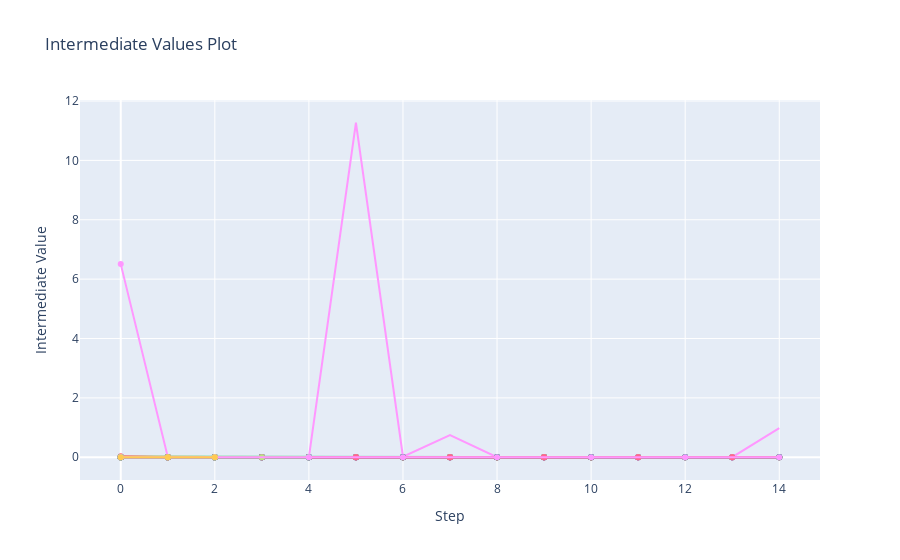

The notebook cell saved with this chart:
### Code cell
scope = PlotlyScope()

fig=optuna.visualization.plot_intermediate_values(study)
with open("figure2.svg", "wb") as f:
    f.write(scope.transform(fig, format="svg"))
fig

### Figure 1 — Plotly figure (JSON) as saved in the notebook; plotly's stock layout.template omitted (floating-point values rounded to 4 significant figures)
{"data": [{"marker": {"maxdisplayed": 10}, "mode": "lines+markers", "name": "Trial0", "type": "scatter", "x": [0, 1, 2, 3, 4, 5, 6, 7, 8, 9, 10, 11, 12, 13, 14], "y": [0.007201, 0.00571, 0.005719, 0.005734, 0.005721, 0.005723, 0.005727, 0.00577, 0.00579, 0.005732, 0.005711, 0.005718, 0.005735, 0.005734, 0.00576]}, {"marker": {"maxdisplayed": 10}, "mode": "lines+markers", "name": "Trial1", "type": "scatter", "x": [0, 1, 2, 3, 4, 5, 6, 7, 8, 9, 10, 11, 12, 13, 14], "y": [0.006535, 0.005276, 0.005002, 0.004832, 0.004744, 0.004834, 0.004452, 0.004537, 0.004541, 0.004553, 0.004374, 0.00428, 0.004549, 0.004458, 0.004387]}, {"marker": {"maxdisplayed": 10}, "mode": "lines+markers", "name": "Trial2", "type": "scatter", "x": [0, 1, 2, 3, 4, 5, 6, 7, 8, 9, 10, 11, 12, 13, 14], "y": [0.01504, 0.01119, 0.009513, 0.008635, 0.008136, 0.007825, 0.007565, 0.007415, 0.007298, 0.007187, 0.007104, 0.007066, 0.007048, 0.006975, 0.006925]}, {"marker": {"maxdisplayed": 10}, "mode": "lines+markers", "name": "Trial3", "type": "scatter", "x": [0, 1, 2, 3, 4, 5, 6, 7, 8, 9, 10, 11, 12, 13, 14], "y": [0.006669, 0.006403, 0.006399, 0.006381, 0.006419, 0.006398, 0.006401, 0.006389, 0.006364, 0.00641, 0.006399, 0.006403, 0.006412, 0.006401, 0.006396]}, {"marker": {"maxdisplayed": 10}, "mode": "lines+markers", "name": "Trial4", "type": "scatter", "x": [0, 1, 2, 3, 4, 5, 6, 7, 8, 9, 10, 11, 12, 13, 14], "y": [0.007128, 0.005654, 0.005177, 0.004925, 0.004747, 0.00461, 0.004509, 0.00444, 0.004387, 0.00435, 0.004296, 0.004283, 0.004245, 0.004221, 0.004215]}, {"marker": {"maxdisplayed": 10}, "mode": "lines+markers", "name": "Trial5", "type": "scatter", "x": [0, 1, 2, 3, 4, 5, 6, 7, 8, 9, 10, 11, 12, 13, 14], "y": [0.002873, 0.002539, 0.002516, 0.002531, 0.002542, 0.002535, 0.002526, 0.002525, 0.002536, 0.002531, 0.002526, 0.002545, 0.002564, 0.002519, 0.002517]}, {"marker": {"maxdisplayed": 10}, "mode": "lines+markers", "name": "Trial6", "type": "scatter", "x": [0, 1, 2, 3, 4, 5, 6, 7, 8, 9, 10, 11, 12, 13, 14], "y": [0.007793, 0.004942, 0.004443, 0.004255, 0.004146, 0.004073, 0.004018, 0.003987, 0.003972, 0.003974, 0.003969, 0.003979, 0.003961, 0.003955, 0.003961]}, {"marker": {"maxdisplayed": 10}, "mode": "lines+markers", "name": "Trial7", "type": "scatter", "x": [0, 1, 2, 3, 4], "y": [0.006572, 0.006429, 0.006412, 0.00642, 0.006377]}, {"marker": {"maxdisplayed": 10}, "mode": "lines+markers", "name": "Trial8", "type": "scatter", "x": [0, 1, 2, 3, 4, 5, 6, 7, 8, 9, 10, 11, 12, 13, 14], "y": [6.506, 0.01045, 0.002987, 0.006291, 0.003138, 11.27, 0.01964, 0.7503, 0.002978, 0.002968, 0.002962, 0.01582, 0.003587, 0.003017, 0.005159]}, {"marker": {"maxdisplayed": 10}, "mode": "lines+markers", "name": "Trial9", "type": "scatter", "x": [0, 1, 2, 3, 4], "y": [0.006347, 0.004877, 0.004821, 0.00482, 0.00478]}, {"marker": {"maxdisplayed": 10}, "mode": "lines+markers", "name": "Trial10", "type": "scatter", "x": [0, 1, 2, 3, 4], "y": [0.005727, 0.005429, 0.005194, 0.005026, 0.004886]}, {"marker": {"maxdisplayed": 10}, "mode": "lines+markers", "name": "Trial11", "type": "scatter", "x": [0, 1, 2, 3, 4, 5, 6, 7, 8, 9, 10], "y": [0.004787, 0.004677, 0.004702, 0.004677, 0.004674, 0.004684, 0.004685, 0.004675, 0.004687, 0.004679, 0.004678]}, {"marker": {"maxdisplayed": 10}, "mode": "lines+markers", "name": "Trial12", "type": "scatter", "x": [0, 1, 2, 3, 4, 5, 6, 7, 8, 9, 10], "y": [0.006043, 0.004317, 0.003883, 0.003763, 0.003768, 0.003772, 0.003801, 0.003817, 0.003803, 0.003801, 0.003784]}, {"marker": {"maxdisplayed": 10}, "mode": "lines+markers", "name": "Trial13", "type": "scatter", "x": [0, 1, 2], "y": [0.00801, 0.006923, 0.006851]}, {"marker": {"maxdisplayed": 10}, "mode": "lines+markers", "name": "Trial14", "type": "scatter", "x": [0, 1, 2, 3, 4, 5, 6, 7, 8, 9, 10], "y": [0.005528, 0.004648, 0.004636, 0.004631, 0.004602, 0.004575, 0.00456, 0.004546, 0.004544, 0.004573, 0.004555]}, {"marker": {"maxdisplayed": 10}, "mode": "lines+markers", "name": "Trial15", "type": "scatter", "x": [0, 1, 2, 3, 4], "y": [0.008154, 0.008333, 0.008347, 0.008319, 0.008323]}, {"marker": {"maxdisplayed": 10}, "mode": "lines+markers", "name": "Trial16", "type": "scatter", "x": [0, 1, 2, 3, 4, 5, 6, 7, 8, 9, 10], "y": [0.003971, 0.003943, 0.003925, 0.003936, 0.003961, 0.003925, 0.003902, 0.003938, 0.003947, 0.003907, 0.003925]}, {"marker": {"maxdisplayed": 10}, "mode": "lines+markers", "name": "Trial17", "type": "scatter", "x": [0, 1, 2], "y": [0.01239, 0.01077, 0.01063]}, {"marker": {"maxdisplayed": 10}, "mode": "lines+markers", "name": "Trial18", "type": "scatter", "x": [0, 1, 2, 3, 4, 5, 6, 7, 8, 9, 10, 11, 12, 13, 14], "y": [0.002643, 0.002591, 0.002587, 0.002593, 0.002596, 0.002602, 0.00261, 0.002598, 0.002594, 0.002595, 0.002593, 0.002608, 0.0026, 0.002605, 0.002596]}, {"marker": {"maxdisplayed": 10}, "mode": "lines+markers", "name": "Trial19", "type": "scatter", "x": [0, 1, 2], "y": [0.008147, 0.008117, 0.008148]}, {"marker": {"maxdisplayed": 10}, "mode": "lines+markers", "name": "Trial20", "type": "scatter", "x": [0, 1, 2, 3, 4, 5, 6, 7, 8, 9, 10, 11, 12, 13, 14], "y": [0.003957, 0.003925, 0.003928, 0.003923, 0.003928, 0.003925, 0.003927, 0.003939, 0.003959, 0.003923, 0.003917, 0.003895, 0.003917, 0.003937, 0.003917]}, {"marker": {"maxdisplayed": 10}, "mode": "lines+markers", "name": "Trial21", "type": "scatter", "x": [0, 1, 2, 3, 4], "y": [0.007897, 0.006259, 0.00585, 0.005763, 0.005711]}, {"marker": {"maxdisplayed": 10}, "mode": "lines+markers", "name": "Trial22", "type": "scatter", "x": [0, 1, 2, 3, 4, 5, 6, 7, 8, 9, 10, 11, 12, 13, 14], "y": [0.002316, 0.001643, 0.001511, 0.001425, 0.001332, 0.001307, 0.001272, 0.00125, 0.001233, 0.001224, 0.001199, 0.001157, 0.001136, 0.001143, 0.001129]}, {"marker": {"maxdisplayed": 10}, "mode": "lines+markers", "name": "Trial23", "type": "scatter", "x": [0, 1, 2, 3, 4, 5, 6, 7, 8, 9, 10, 11, 12, 13, 14], "y": [0.002568, 0.001987, 0.001884, 0.001851, 0.001823, 0.001858, 0.001825, 0.001797, 0.001788, 0.001828, 0.001785, 0.001748, 0.001774, 0.001756, 0.001752]}, {"marker": {"maxdisplayed": 10}, "mode": "lines+markers", "name": "Trial24", "type": "scatter", "x": [0, 1, 2, 3, 4], "y": [0.02175, 0.007036, 0.007027, 0.007056, 0.00703]}, {"marker": {"maxdisplayed": 10}, "mode": "lines+markers", "name": "Trial25", "type": "scatter", "x": [0, 1, 2, 3, 4, 5, 6, 7, 8, 9, 10], "y": [0.005214, 0.004945, 0.004738, 0.004593, 0.004475, 0.004405, 0.004332, 0.004289, 0.00425, 0.004219, 0.004213]}, {"marker": {"maxdisplayed": 10}, "mode": "lines+markers", "name": "Trial26", "type": "scatter", "x": [0, 1, 2, 3, 4, 5, 6, 7, 8, 9, 10, 11, 12, 13, 14], "y": [0.003169, 0.001848, 0.001587, 0.001463, 0.001393, 0.001315, 0.001245, 0.001202, 0.001158, 0.001132, 0.001106, 0.001101, 0.001071, 0.001062, 0.001049]}, {"marker": {"maxdisplayed": 10}, "mode": "lines+markers", "name": "Trial27", "type": "scatter", "x": [0, 1, 2, 3, 4, 5, 6, 7, 8, 9, 10], "y": [0.01774, 0.01158, 0.009851, 0.009333, 0.009202, 0.00919, 0.009181, 0.009195, 0.009204, 0.009204, 0.009206]}, {"marker": {"maxdisplayed": 10}, "mode": "lines+markers", "name": "Trial28", "type": "scatter", "x": [0, 1, 2, 3, 4, 5, 6, 7, 8, 9, 10, 11, 12, 13, 14], "y": [0.002828, 0.00172, 0.001493, 0.001383, 0.001288, 0.001231, 0.001193, 0.001179, 0.00113, 0.001108, 0.001091, 0.001082, 0.001054, 0.001027, 0.001027]}, {"marker": {"maxdisplayed": 10}, "mode": "lines+markers", "name": "Trial29", "type": "scatter", "x": [0, 1, 2, 3, 4], "y": [0.002573, 0.002259, 0.002146, 0.002088, 0.002074]}, {"marker": {"maxdisplayed": 10}, "mode": "lines+markers", "name": "Trial30", "type": "scatter", "x": [0, 1, 2, 3, 4, 5, 6, 7, 8, 9, 10], "y": [0.005081, 0.004644, 0.004415, 0.00428, 0.004212, 0.004167, 0.004145, 0.004144, 0.00412, 0.004113, 0.004122]}, {"marker": {"maxdisplayed": 10}, "mode": "lines+markers", "name": "Trial31", "type": "scatter", "x": [0, 1, 2, 3, 4, 5, 6, 7, 8, 9, 10], "y": [0.004992, 0.004654, 0.004669, 0.00467, 0.004658, 0.004697, 0.004664, 0.004661, 0.004664, 0.004664, 0.004673]}, {"marker": {"maxdisplayed": 10}, "mode": "lines+markers", "name": "Trial32", "type": "scatter", "x": [0, 1, 2, 3, 4, 5, 6, 7, 8, 9, 10], "y": [0.002697, 0.002525, 0.002533, 0.002526, 0.002528, 0.002521, 0.002521, 0.002537, 0.002524, 0.002527, 0.002631]}, {"marker": {"maxdisplayed": 10}, "mode": "lines+markers", "name": "Trial33", "type": "scatter", "x": [0, 1, 2, 3, 4, 5, 6, 7, 8, 9, 10], "y": [0.01258, 0.01064, 0.01067, 0.01062, 0.01061, 0.01062, 0.01065, 0.01063, 0.0107, 0.0106, 0.01064]}, {"marker": {"maxdisplayed": 10}, "mode": "lines+markers", "name": "Trial34", "type": "scatter", "x": [0, 1, 2, 3, 4, 5, 6, 7, 8, 9, 10], "y": [0.00511, 0.004271, 0.004239, 0.003943, 0.003795, 0.003795, 0.003801, 0.003824, 0.003818, 0.003804, 0.003794]}, {"marker": {"maxdisplayed": 10}, "mode": "lines+markers", "name": "Trial35", "type": "scatter", "x": [0, 1, 2, 3, 4, 5, 6, 7, 8, 9, 10, 11, 12, 13, 14], "y": [0.003153, 0.001872, 0.001592, 0.001449, 0.001371, 0.001303, 0.001257, 0.001196, 0.001177, 0.001132, 0.001115, 0.001108, 0.001073, 0.001064, 0.001038]}, {"marker": {"maxdisplayed": 10}, "mode": "lines+markers", "name": "Trial36", "type": "scatter", "x": [0, 1, 2], "y": [0.002903, 0.002526, 0.002543]}, {"marker": {"maxdisplayed": 10}, "mode": "lines+markers", "name": "Trial37", "type": "scatter", "x": [0, 1, 2], "y": [0.005065, 0.004082, 0.004262]}, {"marker": {"maxdisplayed": 10}, "mode": "lines+markers", "name": "Trial38", "type": "scatter", "x": [0, 1, 2], "y": [0.00283, 0.002516, 0.002602]}, {"marker": {"maxdisplayed": 10}, "mode": "lines+markers", "name": "Trial39", "type": "scatter", "x": [0, 1, 2], "y": [0.004284, 0.002905, 0.002669]}, {"marker": {"maxdisplayed": 10}, "mode": "lines+markers", "name": "Trial40", "type": "scatter", "x": [0, 1, 2, 3, 4], "y": [0.006863, 0.005927, 0.005903, 0.005951, 0.006038]}, {"marker": {"maxdisplayed": 10}, "mode": "lines+markers", "name": "Trial41", "type": "scatter", "x": [0, 1, 2], "y": [0.004603, 0.004067, 0.004274]}, {"marker": {"maxdisplayed": 10}, "mode": "lines+markers", "name": "Trial42", "type": "scatter", "x": [0, 1, 2, 3, 4, 5, 6, 7, 8, 9, 10], "y": [0.003509, 0.002856, 0.002857, 0.002863, 0.002861, 0.002857, 0.002858, 0.002863, 0.002864, 0.002869, 0.002872]}, {"marker": {"maxdisplayed": 10}, "mode": "lines+markers", "name": "Trial43", "type": "scatter", "x": [0, 1, 2, 3, 4], "y": [0.005684, 0.005528, 0.005523, 0.00553, 0.005512]}, {"marker": {"maxdisplayed": 10}, "mode": "lines+markers", "name": "Trial44", "type": "scatter", "x": [0, 1, 2, 3, 4, 5, 6, 7, 8, 9, 10, 11, 12, 13, 14], "y": [0.003332, 0.001882, 0.001544, 0.001411, 0.001326, 0.00125, 0.001216, 0.001165, 0.001125, 0.001116, 0.001091, 0.001069, 0.001047, 0.001035, 0.001029]}, {"marker": {"maxdisplayed": 10}, "mode": "lines+markers", "name": "Trial45", "type": "scatter", "x": [0, 1, 2, 3, 4, 5, 6, 7, 8, 9, 10], "y": [0.005135, 0.005121, 0.004906, 0.005033, 0.005009, 0.004843, 0.004847, 0.004773, 0.005358, 0.00546, 0.005385]}, {"marker": {"maxdisplayed": 10}, "mode": "lines+markers", "name": "Trial46", "type": "scatter", "x": [0, 1, 2, 3, 4, 5, 6, 7, 8, 9, 10], "y": [0.003375, 0.002858, 0.002855, 0.002866, 0.00287, 0.002856, 0.002869, 0.002864, 0.00286, 0.00286, 0.002859]}, {"marker": {"maxdisplayed": 10}, "mode": "lines+markers", "name": "Trial47", "type": "scatter", "x": [0, 1, 2, 3, 4], "y": [0.002707, 0.002124, 0.001957, 0.001952, 0.001918]}, {"marker": {"maxdisplayed": 10}, "mode": "lines+markers", "name": "Trial48", "type": "scatter", "x": [0, 1, 2, 3, 4], "y": [0.00621, 0.004229, 0.004142, 0.00413, 0.004135]}, {"marker": {"maxdisplayed": 10}, "mode": "lines+markers", "name": "Trial49", "type": "scatter", "x": [0, 1, 2, 3, 4], "y": [0.005884, 0.005483, 0.00522, 0.005029, 0.004899]}, {"marker": {"maxdisplayed": 10}, "mode": "lines+markers", "name": "Trial50", "type": "scatter", "x": [0, 1, 2, 3, 4], "y": [0.003809, 0.002346, 0.001703, 0.001492, 0.001408]}, {"marker": {"maxdisplayed": 10}, "mode": "lines+markers", "name": "Trial51", "type": "scatter", "x": [0, 1, 2], "y": [0.0027, 0.002398, 0.002328]}, {"marker": {"maxdisplayed": 10}, "mode": "lines+markers", "name": "Trial52", "type": "scatter", "x": [0, 1, 2], "y": [0.003825, 0.003443, 0.003344]}, {"marker": {"maxdisplayed": 10}, "mode": "lines+markers", "name": "Trial53", "type": "scatter", "x": [0, 1, 2], "y": [0.003406, 0.002683, 0.002599]}, {"marker": {"maxdisplayed": 10}, "mode": "lines+markers", "name": "Trial54", "type": "scatter", "x": [0, 1, 2, 3, 4, 5, 6, 7, 8, 9, 10], "y": [0.006128, 0.005934, 0.005937, 0.005928, 0.005949, 0.005934, 0.005927, 0.005933, 0.005931, 0.005962, 0.005952]}, {"marker": {"maxdisplayed": 10}, "mode": "lines+markers", "name": "Trial55", "type": "scatter", "x": [0, 1, 2, 3, 4], "y": [0.005374, 0.004598, 0.004618, 0.004618, 0.004625]}, {"marker": {"maxdisplayed": 10}, "mode": "lines+markers", "name": "Trial56", "type": "scatter", "x": [0, 1, 2, 3, 4, 5, 6, 7, 8, 9, 10, 11, 12, 13, 14], "y": [0.002942, 0.002886, 0.002893, 0.00289, 0.002882, 0.002879, 0.002885, 0.002885, 0.002917, 0.002885, 0.002884, 0.00289, 0.002884, 0.002884, 0.002887]}, {"marker": {"maxdisplayed": 10}, "mode": "lines+markers", "name": "Trial57", "type": "scatter", "x": [0, 1, 2], "y": [0.004145, 0.003185, 0.002603]}, {"marker": {"maxdisplayed": 10}, "mode": "lines+markers", "name": "Trial58", "type": "scatter", "x": [0, 1, 2, 3, 4], "y": [0.002303, 0.001712, 0.001589, 0.001511, 0.001475]}, {"marker": {"maxdisplayed": 10}, "mode": "lines+markers", "name": "Trial59", "type": "scatter", "x": [0, 1, 2], "y": [0.008285, 0.005568, 0.004939]}, {"marker": {"maxdisplayed": 10}, "mode": "lines+markers", "name": "Trial60", "type": "scatter", "x": [0, 1, 2, 3, 4], "y": [0.002479, 0.001928, 0.001821, 0.001808, 0.001721]}, {"marker": {"maxdisplayed": 10}, "mode": "lines+markers", "name": "Trial61", "type": "scatter", "x": [0, 1, 2, 3, 4, 5, 6, 7, 8, 9, 10, 11, 12, 13, 14], "y": [0.002852, 0.001808, 0.001589, 0.001449, 0.001367, 0.001315, 0.001277, 0.001255, 0.001174, 0.001147, 0.001133, 0.00112, 0.001098, 0.001074, 0.001088]}, {"marker": {"maxdisplayed": 10}, "mode": "lines+markers", "name": "Trial62", "type": "scatter", "x": [0, 1, 2, 3, 4, 5, 6, 7, 8, 9, 10], "y": [0.006332, 0.004296, 0.004065, 0.004013, 0.00398, 0.003992, 0.004013, 0.00399, 0.003976, 0.003965, 0.003971]}, {"marker": {"maxdisplayed": 10}, "mode": "lines+markers", "name": "Trial63", "type": "scatter", "x": [0, 1, 2], "y": [0.002637, 0.002183, 0.002169]}, {"marker": {"maxdisplayed": 10}, "mode": "lines+markers", "name": "Trial64", "type": "scatter", "x": [0, 1, 2, 3, 4], "y": [0.004172, 0.00247, 0.001885, 0.001625, 0.001511]}, {"marker": {"maxdisplayed": 10}, "mode": "lines+markers", "name": "Trial65", "type": "scatter", "x": [0, 1, 2, 3, 4, 5, 6, 7, 8, 9, 10, 11, 12, 13, 14], "y": [0.002968, 0.002895, 0.002893, 0.002893, 0.002899, 0.002896, 0.002888, 0.002897, 0.002888, 0.002906, 0.002895, 0.0029, 0.002907, 0.002894, 0.002899]}, {"marker": {"maxdisplayed": 10}, "mode": "lines+markers", "name": "Trial66", "type": "scatter", "x": [0, 1, 2, 3, 4, 5, 6, 7, 8, 9, 10], "y": [0.03732, 0.003944, 0.003901, 0.003872, 0.003889, 0.003895, 0.003932, 0.003917, 0.003911, 0.003903, 0.003893]}, {"marker": {"maxdisplayed": 10}, "mode": "lines+markers", "name": "Trial67", "type": "scatter", "x": [0, 1, 2, 3, 4, 5, 6, 7, 8, 9, 10, 11, 12, 13, 14], "y": [0.001759, 0.001281, 0.001212, 0.001155, 0.00113, 0.001143, 0.001086, 0.001068, 0.001075, 0.001078, 0.001064, 0.001046, 0.001052, 0.001055, 0.001048]}, {"marker": {"maxdisplayed": 10}, "mode": "lines+markers", "name": "Trial68", "type": "scatter", "x": [0, 1, 2], "y": [0.006051, 0.005415, 0.005095]}, {"marker": {"maxdisplayed": 10}, "mode": "lines+markers", "name": "Trial69", "type": "scatter", "x": [0, 1, 2, 3, 4, 5, 6, 7, 8, 9, 10, 11, 12, 13, 14], "y": [0.002829, 0.002783, 0.002788, 0.002787, 0.002787, 0.00278, 0.002783, 0.002778, 0.002779, 0.002793, 0.002781, 0.002776, 0.002789, 0.002784, 0.002781]}, {"marker": {"maxdisplayed": 10}, "mode": "lines+markers", "name": "Trial70", "type": "scatter", "x": [0, 1, 2, 3, 4, 5, 6, 7, 8, 9, 10, 11, 12, 13, 14], "y": [0.002773, 0.002718, 0.002727, 0.002729, 0.002729, 0.002719, 0.002723, 0.002724, 0.002731, 0.00273, 0.002723, 0.00273, 0.002731, 0.002721, 0.002734]}, {"marker": {"maxdisplayed": 10}, "mode": "lines+markers", "name": "Trial71", "type": "scatter", "x": [0, 1, 2, 3, 4, 5, 6, 7, 8, 9, 10, 11, 12, 13, 14], "y": [0.006885, 0.002619, 0.00257, 0.002514, 0.002516, 0.002512, 0.002522, 0.002515, 0.002545, 0.002529, 0.002547, 0.002523, 0.002532, 0.002526, 0.002533]}, {"marker": {"maxdisplayed": 10}, "mode": "lines+markers", "name": "Trial72", "type": "scatter", "x": [0, 1, 2], "y": [0.007618, 0.007286, 0.00729]}, {"marker": {"maxdisplayed": 10}, "mode": "lines+markers", "name": "Trial73", "type": "scatter", "x": [0, 1, 2], "y": [0.005716, 0.004984, 0.004486]}, {"marker": {"maxdisplayed": 10}, "mode": "lines+markers", "name": "Trial74", "type": "scatter", "x": [0, 1, 2], "y": [0.002721, 0.002565, 0.002506]}, {"marker": {"maxdisplayed": 10}, "mode": "lines+markers", "name": "Trial75", "type": "scatter", "x": [0, 1, 2], "y": [0.007004, 0.00623, 0.006338]}, {"marker": {"maxdisplayed": 10}, "mode": "lines+markers", "name": "Trial76", "type": "scatter", "x": [0, 1, 2], "y": [0.003605, 0.003509, 0.003443]}, {"marker": {"maxdisplayed": 10}, "mode": "lines+markers", "name": "Trial77", "type": "scatter", "x": [0, 1, 2, 3, 4, 5, 6, 7, 8, 9, 10, 11, 12, 13, 14], "y": [0.002731, 0.002631, 0.002637, 0.002629, 0.002659, 0.002651, 0.002639, 0.002641, 0.002641, 0.00264, 0.002649, 0.002652, 0.002644, 0.002646, 0.002646]}, {"marker": {"maxdisplayed": 10}, "mode": "lines+markers", "name": "Trial78", "type": "scatter", "x": [0, 1, 2], "y": [0.003404, 0.002574, 0.002193]}, {"marker": {"maxdisplayed": 10}, "mode": "lines+markers", "name": "Trial79", "type": "scatter", "x": [0, 1, 2, 3, 4], "y": [0.002566, 0.001896, 0.001768, 0.0017, 0.001629]}, {"marker": {"maxdisplayed": 10}, "mode": "lines+markers", "name": "Trial80", "type": "scatter", "x": [0, 1, 2, 3, 4], "y": [0.00256, 0.002067, 0.001974, 0.001948, 0.001934]}, {"marker": {"maxdisplayed": 10}, "mode": "lines+markers", "name": "Trial81", "type": "scatter", "x": [0, 1, 2, 3, 4, 5, 6, 7, 8, 9, 10], "y": [0.001777, 0.001433, 0.001446, 0.001427, 0.001373, 0.001343, 0.001332, 0.001324, 0.00133, 0.001307, 0.001333]}, {"marker": {"maxdisplayed": 10}, "mode": "lines+markers", "name": "Trial82", "type": "scatter", "x": [0, 1, 2], "y": [0.003838, 0.003806, 0.003802]}, {"marker": {"maxdisplayed": 10}, "mode": "lines+markers", "name": "Trial83", "type": "scatter", "x": [0, 1, 2, 3, 4], "y": [0.002528, 0.001794, 0.001571, 0.001533, 0.001426]}, {"marker": {"maxdisplayed": 10}, "mode": "lines+markers", "name": "Trial84", "type": "scatter", "x": [0, 1, 2], "y": [0.01417, 0.01108, 0.01031]}, {"marker": {"maxdisplayed": 10}, "mode": "lines+markers", "name": "Trial85", "type": "scatter", "x": [0, 1, 2, 3, 4, 5, 6, 7, 8, 9, 10, 11, 12, 13, 14], "y": [0.003883, 0.002553, 0.002541, 0.002563, 0.002551, 0.002563, 0.002557, 0.002558, 0.002565, 0.002578, 0.002578, 0.002556, 0.002573, 0.0026, 0.002696]}, {"marker": {"maxdisplayed": 10}, "mode": "lines+markers", "name": "Trial86", "type": "scatter", "x": [0, 1, 2, 3, 4, 5, 6, 7, 8, 9, 10, 11, 12, 13, 14], "y": [0.002661, 0.002613, 0.002605, 0.002615, 0.002601, 0.002598, 0.002593, 0.002607, 0.002605, 0.002591, 0.002594, 0.002593, 0.002612, 0.002609, 0.002603]}, {"marker": {"maxdisplayed": 10}, "mode": "lines+markers", "name": "Trial87", "type": "scatter", "x": [0, 1, 2], "y": [0.003001, 0.002944, 0.002935]}, {"marker": {"maxdisplayed": 10}, "mode": "lines+markers", "name": "Trial88", "type": "scatter", "x": [0, 1, 2, 3, 4, 5, 6, 7, 8, 9, 10, 11, 12, 13, 14], "y": [0.002705, 0.002573, 0.002571, 0.002563, 0.00257, 0.002556, 0.002577, 0.002568, 0.002573, 0.002569, 0.002563, 0.002569, 0.002571, 0.002561, 0.9842]}, {"marker": {"maxdisplayed": 10}, "mode": "lines+markers", "name": "Trial89", "type": "scatter", "x": [0, 1, 2], "y": [0.004252, 0.003909, 0.003969]}, {"marker": {"maxdisplayed": 10}, "mode": "lines+markers", "name": "Trial90", "type": "scatter", "x": [0, 1, 2, 3, 4, 5, 6, 7, 8, 9, 10, 11, 12, 13, 14], "y": [0.002716, 0.002665, 0.002674, 0.002674, 0.002679, 0.002667, 0.002665, 0.002671, 0.002661, 0.00266, 0.002669, 0.002657, 0.002672, 0.002661, 0.002662]}, {"marker": {"maxdisplayed": 10}, "mode": "lines+markers", "name": "Trial91", "type": "scatter", "x": [0, 1, 2, 3, 4, 5, 6, 7, 8, 9, 10], "y": [0.003794, 0.002716, 0.002716, 0.002714, 0.002708, 0.002705, 0.002783, 0.002733, 0.002701, 0.002672, 0.002664]}, {"marker": {"maxdisplayed": 10}, "mode": "lines+markers", "name": "Trial92", "type": "scatter", "x": [0, 1, 2, 3, 4, 5, 6, 7, 8, 9, 10, 11, 12, 13, 14], "y": [0.002765, 0.002606, 0.002625, 0.002623, 0.002608, 0.002611, 0.002612, 0.002617, 0.002607, 0.002613, 0.002617, 0.002604, 0.002602, 0.002621, 0.002612]}, {"marker": {"maxdisplayed": 10}, "mode": "lines+markers", "name": "Trial93", "type": "scatter", "x": [0, 1, 2, 3, 4, 5, 6, 7, 8, 9, 10, 11, 12, 13, 14], "y": [0.002553, 0.00251, 0.002521, 0.00252, 0.00253, 0.00252, 0.00252, 0.002521, 0.002523, 0.002524, 0.002519, 0.00255, 0.002526, 0.002528, 0.002517]}, {"marker": {"maxdisplayed": 10}, "mode": "lines+markers", "name": "Trial94", "type": "scatter", "x": [0, 1, 2, 3, 4, 5, 6, 7, 8, 9, 10, 11, 12, 13, 14], "y": [0.002578, 0.002516, 0.002521, 0.002539, 0.00252, 0.002525, 0.002533, 0.002527, 0.002521, 0.002529, 0.002526, 0.002519, 0.002526, 0.002519, 0.002527]}, {"marker": {"maxdisplayed": 10}, "mode": "lines+markers", "name": "Trial95", "type": "scatter", "x": [0, 1, 2, 3, 4], "y": [0.003057, 0.002111, 0.001926, 0.001829, 0.001812]}, {"marker": {"maxdisplayed": 10}, "mode": "lines+markers", "name": "Trial96", "type": "scatter", "x": [0, 1, 2, 3, 4, 5, 6, 7, 8, 9, 10, 11, 12, 13, 14], "y": [0.002779, 0.001721, 0.001496, 0.001375, 0.001304, 0.001243, 0.001209, 0.001186, 0.001144, 0.001071, 0.001064, 0.001034, 0.001027, 0.0009998, 0.0009993]}, {"marker": {"maxdisplayed": 10}, "mode": "lines+markers", "name": "Trial97", "type": "scatter", "x": [0, 1, 2, 3, 4], "y": [0.002674, 0.001861, 0.001739, 0.001691, 0.001637]}, {"marker": {"maxdisplayed": 10}, "mode": "lines+markers", "name": "Trial98", "type": "scatter", "x": [0, 1, 2, 3, 4, 5, 6, 7, 8, 9, 10, 11, 12, 13, 14], "y": [0.002392, 0.002248, 0.002251, 0.002249, 0.002281, 0.002297, 0.002305, 0.002279, 0.002324, 0.002259, 0.002262, 0.002292, 0.002357, 0.002249, 0.002392]}, {"marker": {"maxdisplayed": 10}, "mode": "lines+markers", "name": "Trial99", "type": "scatter", "x": [0, 1, 2], "y": [0.004204, 0.002577, 0.002005]}], "layout": {"autosize": true, "showlegend": false, "title": {"text": "Intermediate Values Plot"}, "xaxis": {"autorange": true, "range": [-0.8709, 14.87], "title": {"text": "Step"}, "type": "linear"}, "yaxis": {"autorange": true, "range": [-0.8243, 12.09], "title": {"text": "Intermediate Value"}, "type": "linear"}}}
